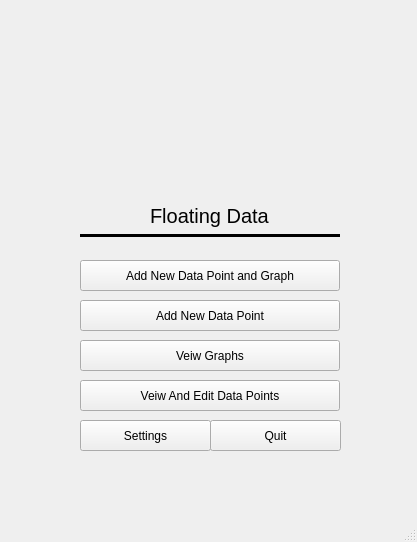
<?xml version="1.0" encoding="UTF-8"?>
<ui version="4.0">
 <class>MainWindow</class>
 <widget class="QMainWindow" name="MainWindow">
  <property name="geometry">
   <rect>
    <x>0</x>
    <y>0</y>
    <width>417</width>
    <height>542</height>
   </rect>
  </property>
  <property name="windowTitle">
   <string>MainWindow</string>
  </property>
  <widget class="QWidget" name="centralwidget">
   <widget class="QPushButton" name="veiwGraphButton">
    <property name="geometry">
     <rect>
      <x>80</x>
      <y>340</y>
      <width>260</width>
      <height>31</height>
     </rect>
    </property>
    <property name="text">
     <string>Veiw Graphs</string>
    </property>
   </widget>
   <widget class="QPushButton" name="addDataPointButton">
    <property name="geometry">
     <rect>
      <x>80</x>
      <y>300</y>
      <width>260</width>
      <height>31</height>
     </rect>
    </property>
    <property name="text">
     <string>Add New Data Point</string>
    </property>
   </widget>
   <widget class="QPushButton" name="settingsButton">
    <property name="geometry">
     <rect>
      <x>80</x>
      <y>420</y>
      <width>131</width>
      <height>31</height>
     </rect>
    </property>
    <property name="text">
     <string>Settings</string>
    </property>
   </widget>
   <widget class="QPushButton" name="quitButton">
    <property name="geometry">
     <rect>
      <x>210</x>
      <y>420</y>
      <width>131</width>
      <height>31</height>
     </rect>
    </property>
    <property name="text">
     <string>Quit</string>
    </property>
   </widget>
   <widget class="QPushButton" name="editDataPointButton">
    <property name="geometry">
     <rect>
      <x>80</x>
      <y>380</y>
      <width>260</width>
      <height>31</height>
     </rect>
    </property>
    <property name="text">
     <string>Veiw And Edit Data Points</string>
    </property>
   </widget>
   <widget class="QPushButton" name="addNewDPandGraphButton">
    <property name="geometry">
     <rect>
      <x>80</x>
      <y>260</y>
      <width>260</width>
      <height>31</height>
     </rect>
    </property>
    <property name="text">
     <string>Add New Data Point and Graph</string>
    </property>
   </widget>
   <widget class="Line" name="line">
    <property name="geometry">
     <rect>
      <x>80</x>
      <y>220</y>
      <width>260</width>
      <height>31</height>
     </rect>
    </property>
    <property name="font">
     <font>
      <weight>50</weight>
      <bold>false</bold>
     </font>
    </property>
    <property name="frameShadow">
     <enum>QFrame::Plain</enum>
    </property>
    <property name="lineWidth">
     <number>3</number>
    </property>
    <property name="midLineWidth">
     <number>3</number>
    </property>
    <property name="orientation">
     <enum>Qt::Horizontal</enum>
    </property>
   </widget>
   <widget class="QLabel" name="label">
    <property name="geometry">
     <rect>
      <x>150</x>
      <y>200</y>
      <width>121</width>
      <height>31</height>
     </rect>
    </property>
    <property name="font">
     <font>
      <pointsize>15</pointsize>
     </font>
    </property>
    <property name="text">
     <string>Floating Data</string>
    </property>
   </widget>
  </widget>
  <widget class="QMenuBar" name="menubar">
   <property name="geometry">
    <rect>
     <x>0</x>
     <y>0</y>
     <width>417</width>
     <height>21</height>
    </rect>
   </property>
  </widget>
  <widget class="QStatusBar" name="statusbar"/>
 </widget>
 <resources/>
 <connections/>
</ui>
